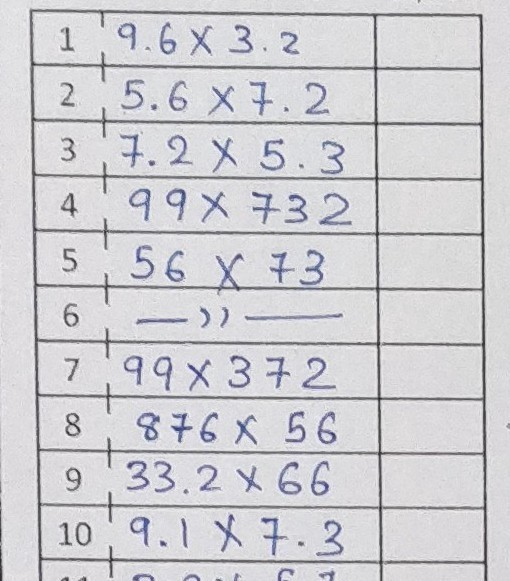
#> input picture jupyter/image_processing/rec_1.jpeg, 510 x 581 px
$ jupyter execute --allow-errors box_detection.ipynb   (older library calls are emulated)
#> lines starting #> are read from the running program, lines starting #| are printed output that depends on the picture; after the words box and inside, x2 and y2 are one past the last pixel; in counts of white or black regions, pixels touching at a corner belong together
[cell 1]
import cv2
import numpy as np
import matplotlib.pyplot as plt
import matplotlib as mpl
from ipywidgets import interact, interactive, fixed, interact_manual
import ipywidgets as widgets
mpl.rcParams['image.cmap'] = 'gray'

[cell 2]
# Read the image
img = cv2.imread("rec_1.jpeg", 0)
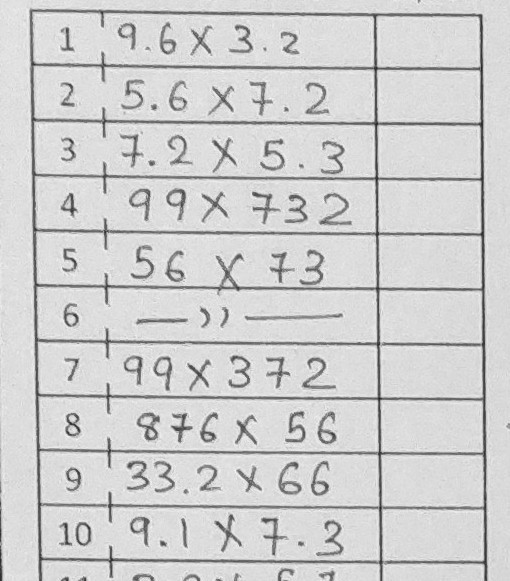
#> img: shape (581, 510); min 28, max 253, mean 207.1

[cell 3]
 # Thresholding the image
(thresh, img_bin) = cv2.threshold(img, 128, 255,cv2.THRESH_BINARY|     cv2.THRESH_OTSU)
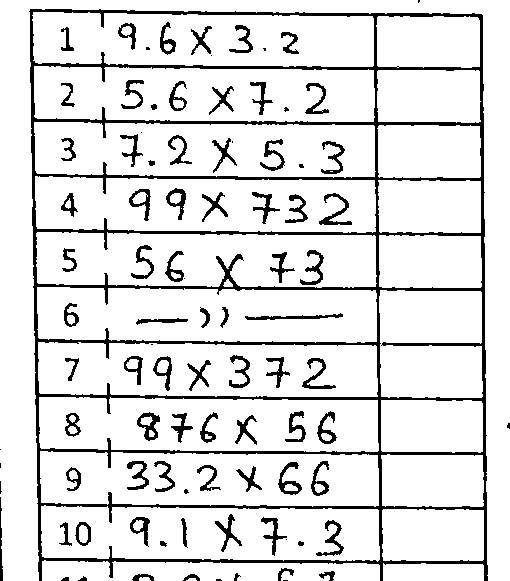
#> img_bin: shape (581, 510); 88.2% white; 94 black regions (18 under 20 px), largest, box (x1, y1, x2, y2) and area: (29, 9, 488, 581) 20924, (319, 193, 352, 225) 315, (245, 313, 343, 320) 295
#> thresh = 170
# Invert the image
img_bin = 255-img_bin
cv2.imwrite("Image_bin.jpg",img_bin)
plt.axis('off')
plt.imshow(img_bin);

$ run again, with jupyter/image_processing/1.png saved as jupyter/image_processing/rec_1.jpeg
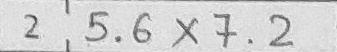
#> input picture jupyter/image_processing/1.png, 337 x 52 px
#> img is the input picture: shape (52, 337); min 70, max 248, mean 211.3
#> `(thresh, img_bin) = cv2.threshold(img, 128, 255,cv2.THRESH_BINARY|    ..`:
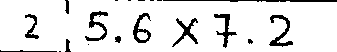
#> img_bin: shape (52, 337); 90% white; 19 black regions (8 under 20 px), largest, box (x1, y1, x2, y2) and area: (269, 15, 293, 47) 252, (163, 0, 337, 2) 251, (85, 11, 108, 41) 237
#> thresh = 177

$ run again, with jupyter/image_processing/10.png saved as jupyter/image_processing/rec_1.jpeg
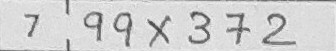
#> input picture jupyter/image_processing/10.png, 336 x 51 px
#> img is the input picture: shape (51, 336); min 63, max 249, mean 209.1
#> `(thresh, img_bin) = cv2.threshold(img, 128, 255,cv2.THRESH_BINARY|    ..`:
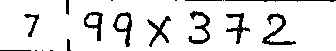
#> img_bin: shape (51, 336); 89.4% white; 18 black regions (6 under 20 px), largest, box (x1, y1, x2, y2) and area: (262, 13, 296, 45) 292, (188, 11, 210, 44) 261, (113, 12, 132, 47) 234
#> thresh = 172
